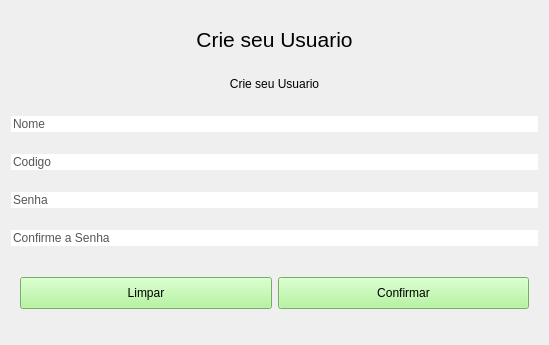
<?xml version="1.0" encoding="UTF-8"?>
<ui version="4.0">
 <class>WNewUser</class>
 <widget class="QWidget" name="WNewUser">
  <property name="geometry">
   <rect>
    <x>0</x>
    <y>0</y>
    <width>549</width>
    <height>345</height>
   </rect>
  </property>
  <property name="windowTitle">
   <string>Form</string>
  </property>
  <layout class="QVBoxLayout" name="verticalLayout">
   <item>
    <widget class="QPushButton" name="Title">
     <property name="styleSheet">
      <string notr="true">#Title
{
	background-color: transparent;
	border: none;
	color: black;
	font: 16pt;
}</string>
     </property>
     <property name="text">
      <string>Crie seu Usuario</string>
     </property>
    </widget>
   </item>
   <item>
    <widget class="QPushButton" name="Msg">
     <property name="maximumSize">
      <size>
       <width>16777215</width>
       <height>20</height>
      </size>
     </property>
     <property name="sizeIncrement">
      <size>
       <width>0</width>
       <height>20</height>
      </size>
     </property>
     <property name="baseSize">
      <size>
       <width>0</width>
       <height>20</height>
      </size>
     </property>
     <property name="styleSheet">
      <string notr="true">#Msg
{
	background-color: transparent;
	border: none;
	color: black;
}</string>
     </property>
     <property name="text">
      <string>Crie seu Usuario</string>
     </property>
    </widget>
   </item>
   <item>
    <widget class="QLineEdit" name="Name">
     <property name="styleSheet">
      <string notr="true">#Name
{
	border: none;
    color: #565656;
    font-size: 12px;
}</string>
     </property>
     <property name="text">
      <string>Nome</string>
     </property>
    </widget>
   </item>
   <item>
    <widget class="QLineEdit" name="Code">
     <property name="styleSheet">
      <string notr="true">#Code
{
	border: none;
    color: #565656;
    font-size: 12px;
}</string>
     </property>
     <property name="text">
      <string>Codigo</string>
     </property>
    </widget>
   </item>
   <item>
    <widget class="QLineEdit" name="Password">
     <property name="styleSheet">
      <string notr="true">#Password
{
	border: none;
    color: #565656;
    font-size: 12px;
}</string>
     </property>
     <property name="text">
      <string>Senha</string>
     </property>
    </widget>
   </item>
   <item>
    <widget class="QLineEdit" name="PassConfirm">
     <property name="styleSheet">
      <string notr="true">#PassConfirm
{
	border: none;
    color: #565656;
    font-size: 12px;
}</string>
     </property>
     <property name="text">
      <string>Confirme a Senha</string>
     </property>
    </widget>
   </item>
   <item>
    <widget class="QWidget" name="NewUserButtons" native="true">
     <property name="maximumSize">
      <size>
       <width>16777215</width>
       <height>50</height>
      </size>
     </property>
     <layout class="QHBoxLayout" name="horizontalLayout_4">
      <item>
       <widget class="QPushButton" name="Clean">
        <property name="maximumSize">
         <size>
          <width>16777215</width>
          <height>40</height>
         </size>
        </property>
        <property name="styleSheet">
         <string notr="true">#Clean
{
    background-color: #a3f48a;
    color: black;
    font-size: 12px;
}</string>
        </property>
        <property name="text">
         <string>Limpar</string>
        </property>
       </widget>
      </item>
      <item>
       <widget class="QPushButton" name="Confirm">
        <property name="maximumSize">
         <size>
          <width>16777215</width>
          <height>40</height>
         </size>
        </property>
        <property name="styleSheet">
         <string notr="true">#Confirm
{
    background-color: #a3f48a;
    color: black;
    font-size: 12px;
}</string>
        </property>
        <property name="text">
         <string>Confirmar</string>
        </property>
       </widget>
      </item>
     </layout>
    </widget>
   </item>
  </layout>
 </widget>
 <resources/>
 <connections/>
</ui>
